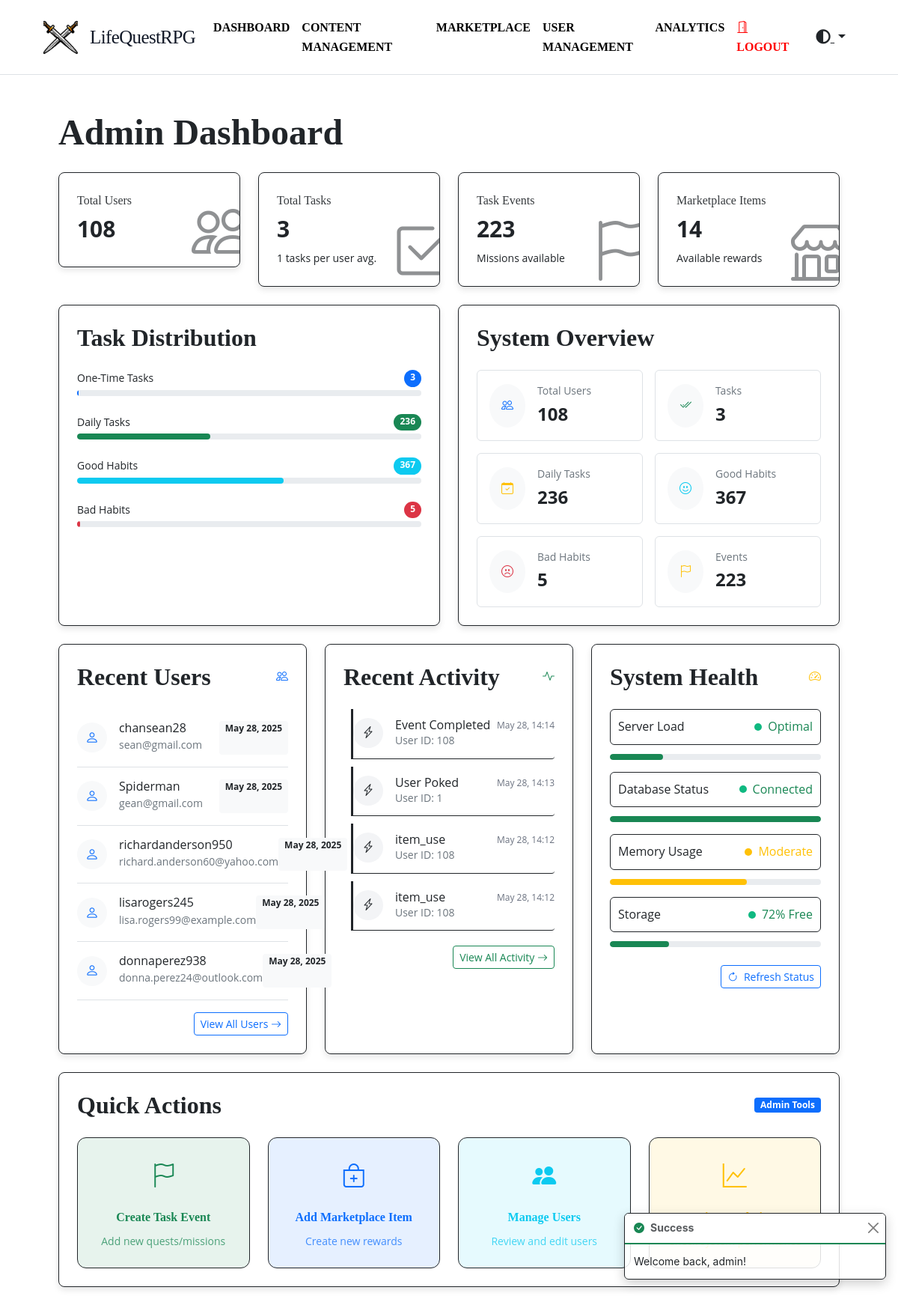
/admin (signed in), run on the app's committed database.
### tables this page shows
CREATE TABLE `users` (
  `id` int NOT NULL,
  `email` varchar(255) NOT NULL,
  `username` varchar(50) DEFAULT NULL,
  `password` varchar(255) NOT NULL,
  `name` varchar(255) DEFAULT NULL,
  `role` enum('admin','user') DEFAULT 'user',
  `created_at` timestamp NULL DEFAULT CURRENT_TIMESTAMP,
  `updated_at` timestamp NULL DEFAULT CURRENT_TIMESTAMP ON UPDATE CURRENT_TIMESTAMP,
  `coins` int DEFAULT '0',
  `character_created` tinyint(1) DEFAULT '0' COMMENT 'Tracks if character setup is complete',
  `email_notifications` tinyint(1) DEFAULT '1',
  `task_reminders` tinyint(1) DEFAULT '1',
  `achievement_alerts` tinyint(1) DEFAULT '1',
  `theme` varchar(20) DEFAULT 'light',
  `color_scheme` varchar(20) DEFAULT 'default'
);

CREATE TABLE `activity_log` (
  `log_id` int NOT NULL,
  `user_id` int NOT NULL,
  `activity_type` varchar(50) NOT NULL,
  `activity_details` longtext,
  `log_timestamp` timestamp NULL DEFAULT CURRENT_TIMESTAMP
);

### app/Views/admin/dashboard.php (the view, shortened to what the rows shown need)
<div class="admin-dashboard">
  <div class="container-fluid">
    <h1 class="display-5 fw-bold mb-4 fade-in" style="font-family: 'Pixelify Sans', serif;">Admin Dashboard</h1>
    <div class="row g-4 mb-4 fade-in">
      <div class="col-md-6">
        <div class="admin-card">
          <h2 class="card-title mb-4">Task Distribution</h2>
        </div>
      </div>
      <div class="col-md-6">
        <div class="admin-card">
          <h2 class="card-title mb-4">System Overview</h2>
        </div>
      </div>
    </div>
    <div class="row g-4 fade-in">
      <div class="col-md-4">
        <div class="admin-card h-100">
          <div class="d-flex justify-content-between align-items-center mb-4">
            <h2 class="card-title mb-0">Recent Users</h2>
          </div>
          <?php if (count($recentUsers) > 0): ?>
            <div class="list-group list-group-flush">
              <?php foreach ($recentUsers as $user): ?>
                <div class="list-group-item px-0 py-3 border-bottom">
                  <div class="d-flex justify-content-between">
                    <div class="d-flex align-items-center">
                      <div class="avatar-circle bg-light me-3 text-primary">
                        <i class="bi bi-person"></i>
                      </div>
                      <div>
                        <h6 class="mb-0"><?= htmlspecialchars($user['username'] ?? 'Unknown User') ?></h6>
                        <small class="text-muted"><?= htmlspecialchars($user['email'] ?? '') ?></small>
                      </div>
                    </div>
                    <span class="badge bg-light text-dark">
                      <?= isset($user['created_at']) ? date('M j, Y', strtotime($user['created_at'])) : 'Unknown' ?>
                    </span>
                  </div>
                </div>
              <?php endforeach; ?>
            </div>
          <?php else: ?>
            <div class="alert alert-info">No recent user registrations.</div>
          <?php endif; ?>
        </div>
      </div>
      <div class="col-md-4">
        <div class="admin-card h-100">
          <div class="d-flex justify-content-between align-items-center mb-4">
            <h2 class="card-title mb-0">Recent Activity</h2>
          </div>
          <?php if (count($recentActivity) > 0): ?>
            <div class="activity-feed">
              <?php foreach ($recentActivity as $activity): ?>
                <div class="activity-item">
                  <div class="activity-icon">
                    <i class="bi bi-lightning-charge"></i>
                  </div>
                  <div class="activity-content">
                    <div class="d-flex justify-content-between">
                      <h6 class="mb-0"><?= htmlspecialchars($activity['activity_type'] ?? 'Unknown') ?></h6>
                      <span class="activity-time">
                        <?= isset($activity['log_timestamp']) ? date('M j, H:i', strtotime($activity['log_timestamp'])) : 'Unknown' ?>
                      </span>
                    </div>
                    <p class="mb-0 text-muted small">User ID: <?= $activity['user_id'] ?? 'N/A' ?></p>
                  </div>
                </div>
              <?php endforeach; ?>
            </div>
          <?php else: ?>
            <div class="alert alert-info">No recent activity.</div>
          <?php endif; ?>
        </div>
      </div>
      <div class="col-md-4">
        <div class="admin-card h-100">
          <div class="d-flex justify-content-between align-items-center mb-4">
            <h2 class="card-title mb-0">System Health</h2>
          </div>
        </div>
      </div>
    </div>
    <div class="row mt-4 mb-3 fade-in">
      <div class="col-12">
        <div class="admin-card">
          <div class="d-flex justify-content-between align-items-center mb-4">
            <h2 class="card-title mb-0">Quick Actions</h2>
          </div>
        </div>
      </div>
    </div>
  </div>
</div>

### data on the page
users: username "chansean28", email "sean@gmail.com", created_at "May 28, 2025"
users: username "Spiderman", email "gean@gmail.com", created_at "May 28, 2025"
users: username "richardanderson950", email "richard.anderson60@yahoo.com", created_at "May 28, 2025"
users: username "lisarogers245", email "lisa.rogers99@example.com", created_at "May 28, 2025"
users: username "donnaperez938", email "donna.perez24@outlook.com", created_at "May 28, 2025"
activity_log: activity_type "Event Completed", log_timestamp "May 28, 14:14", user "108"
activity_log: activity_type "User Poked", log_timestamp "May 28, 14:13", user "1"
activity_log: activity_type "item_use", log_timestamp "May 28, 14:12", user "108"
activity_log: activity_type "item_use", log_timestamp "May 28, 14:12", user "108"

### other printed values
$stats['total_users'] "108"
$stats['total_tasks'] "3"
ceil($stats['total_tasks'] / max(1, $stats['total_users'])) "1"
$stats['task_events'] "223"
$stats['marketplace_items'] "14"
$stats['daily_tasks'] "236"
$stats['good_habits'] "367"
$stats['bad_habits'] "5"
$_SESSION['success'] "Welcome back, admin!"
